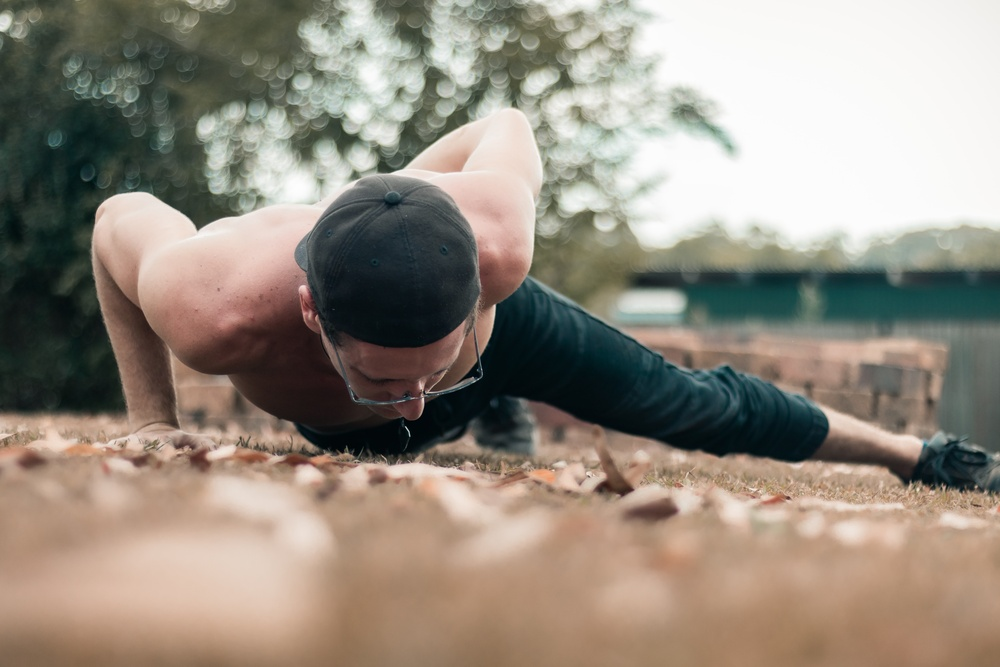
#> input picture auth/images/connor-bowden-KgWaohVS-mc-unsplash.jpg, 1000 x 667 px, shrunk from 6000 x 4000 before the run
$ python -i test.py   (imports and definitions only)
#> lines starting #> are read from the running program, lines starting #| are printed output that depends on the picture; after the words box and inside, x2 and y2 are one past the last pixel; in counts of white or black regions, pixels touching at a corner belong together
#> further down, picture is the input picture: shape (667, 1000, 3); mean B, G, R 127.1, 139.1, 148.4
import cv2
import numpy as np


def image_set(img):
    gray = cv2.cvtColor(img, cv2.COLOR_BGR2GRAY)
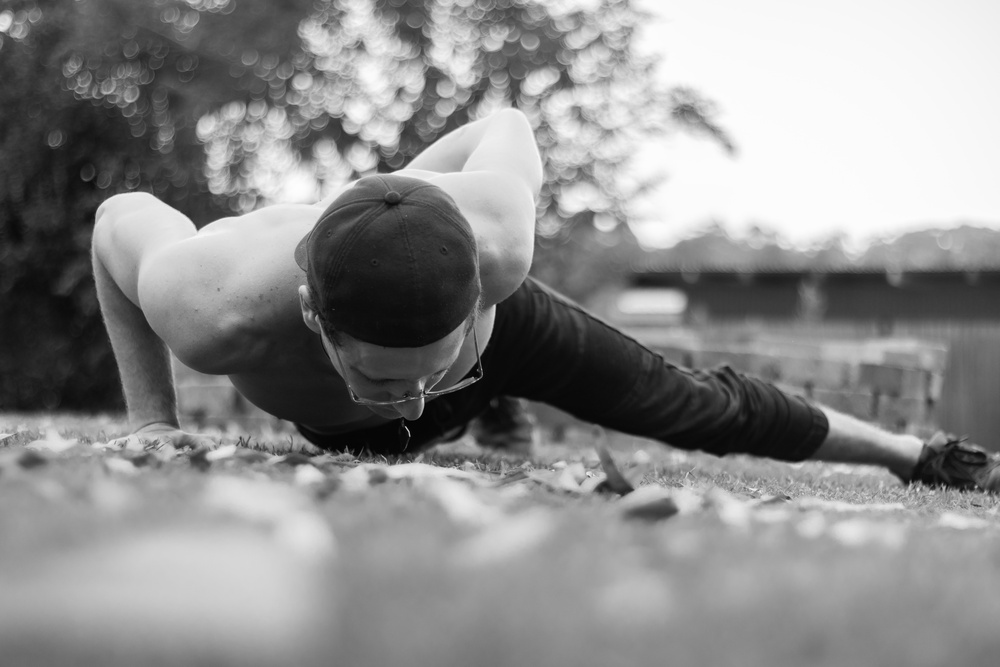
#> gray: shape (667, 1000); min 0, max 253, mean 140.5
    equ = cv2.equalizeHist(gray)
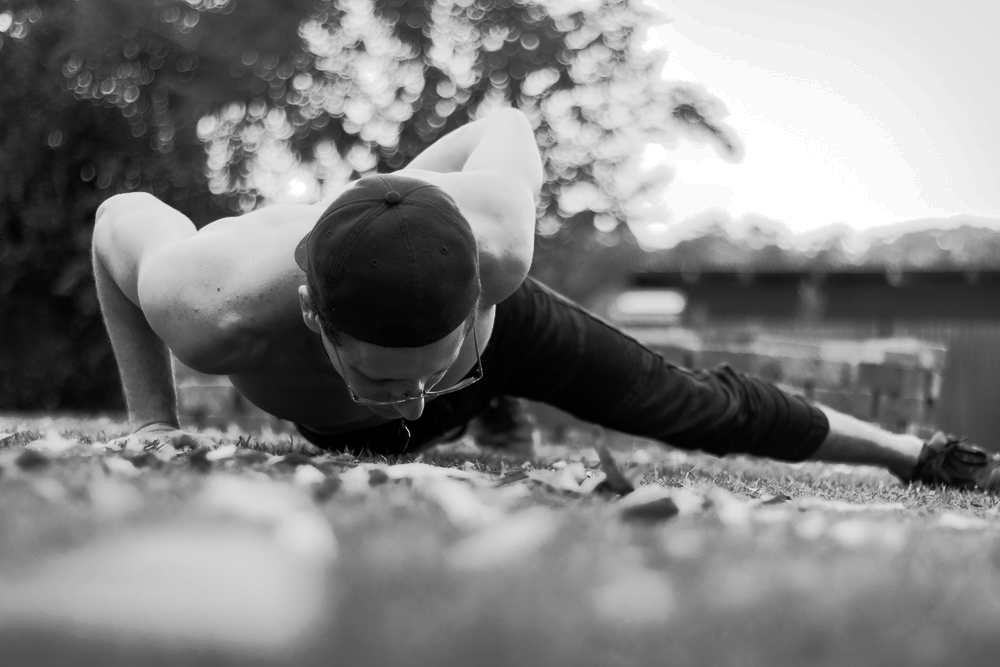
#> equ: shape (667, 1000); min 0, max 255, mean 128.3
    blurred = cv2.GaussianBlur(src=equ, ksize=(3, 5), sigmaX=0.5)
    edges = cv2.Canny(blurred, 70, 135)
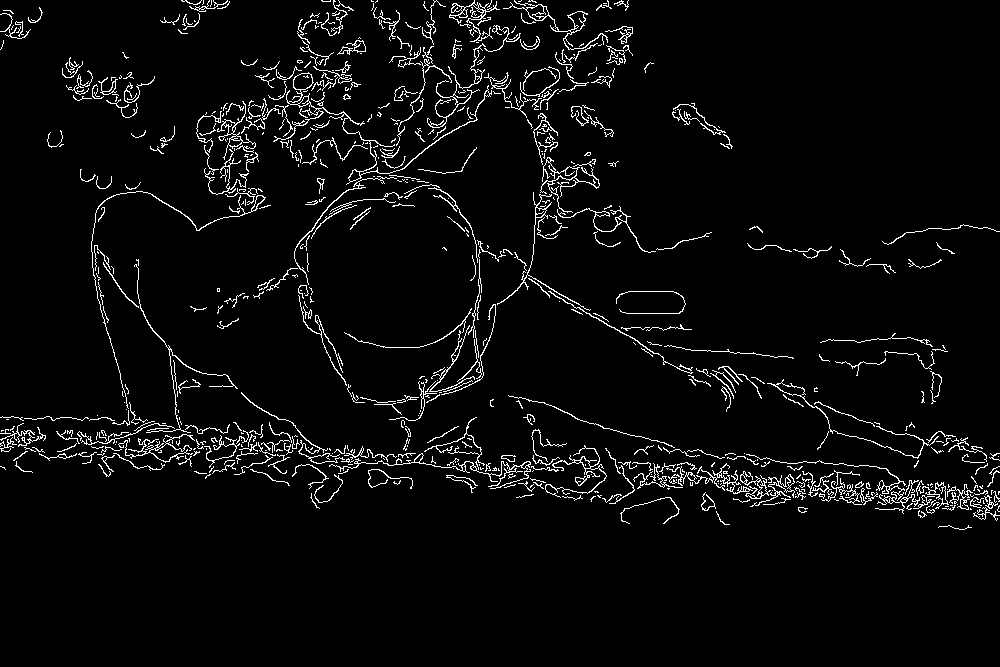
#> edges: shape (667, 1000); 4.1% white in thin lines or dots, all inside (x1, y1, x2, y2) = (0, 0, 1000, 530)
    return edges

# [1 line not run here, left out]
def generate_frames():
    while True:
        success, frame = cap.read()

        if not success:
            break
        else:
            # Apply image processing to the frame
            processed_frame = image_set(frame)

            # Encode the processed frame to JPEG format
            _, buffer = cv2.imencode('.jpg', processed_frame)
            frame_bytes = buffer.tobytes()

            yield (b'--frame\r\n'
                   b'Content-Type: image/jpeg\r\n\r\n' + frame_bytes + b'\r\n')

>>> import cv2
>>> picture = cv2.imread('../images/connor-bowden-KgWaohVS-mc-unsplash.jpg')
>>> result = image_set(picture)

$ run again, on auth/images/fitsum-admasu-oGv9xIl7DkY-unsplash.jpg
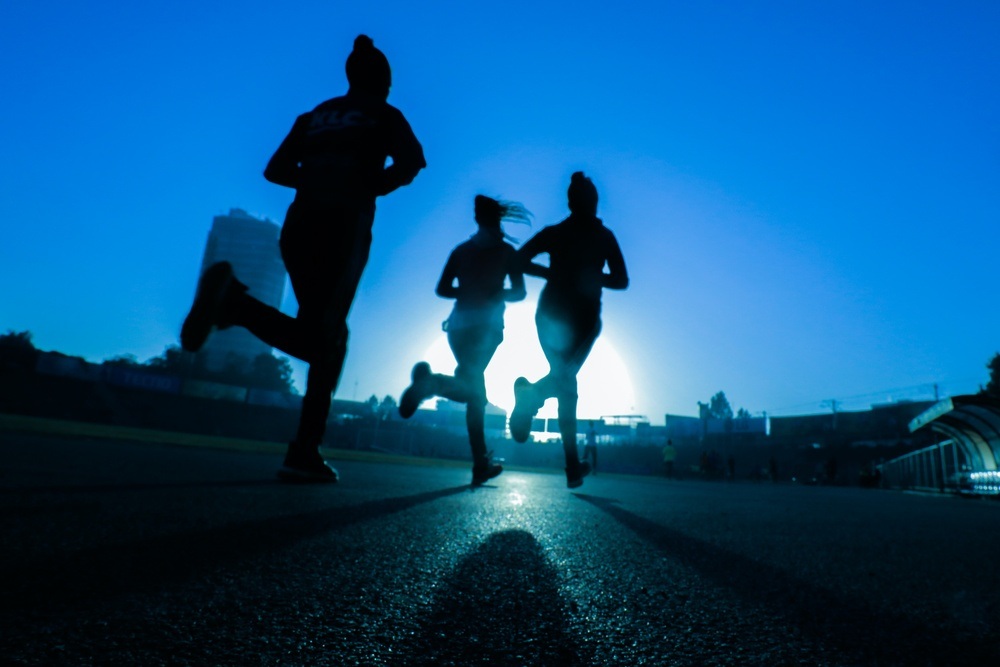
#> input picture auth/images/fitsum-admasu-oGv9xIl7DkY-unsplash.jpg, 1000 x 667 px, shrunk from 6720 x 4480 before the run
#> picture is the input picture: shape (667, 1000, 3); mean B, G, R 130.4, 83, 15.2
#> in image_set, `equ = cv2.equalizeHist(gray)`:
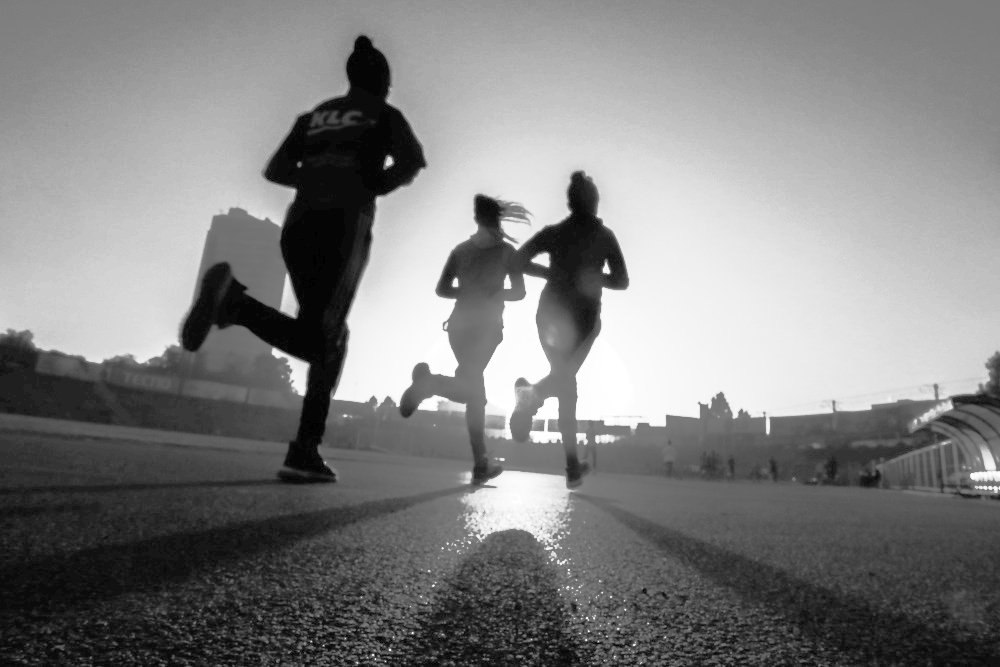
#> equ: shape (667, 1000); min 0, max 255, mean 128.9
#> in image_set, `edges = cv2.Canny(blurred, 70, 135)`:
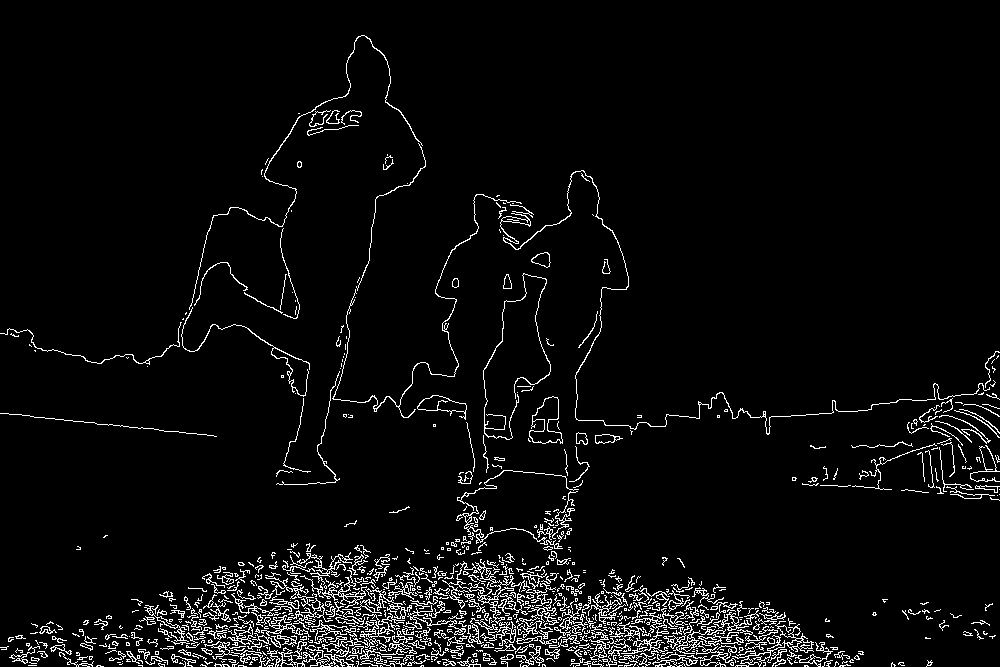
#> edges: shape (667, 1000); 4.6% white in thin lines or dots
